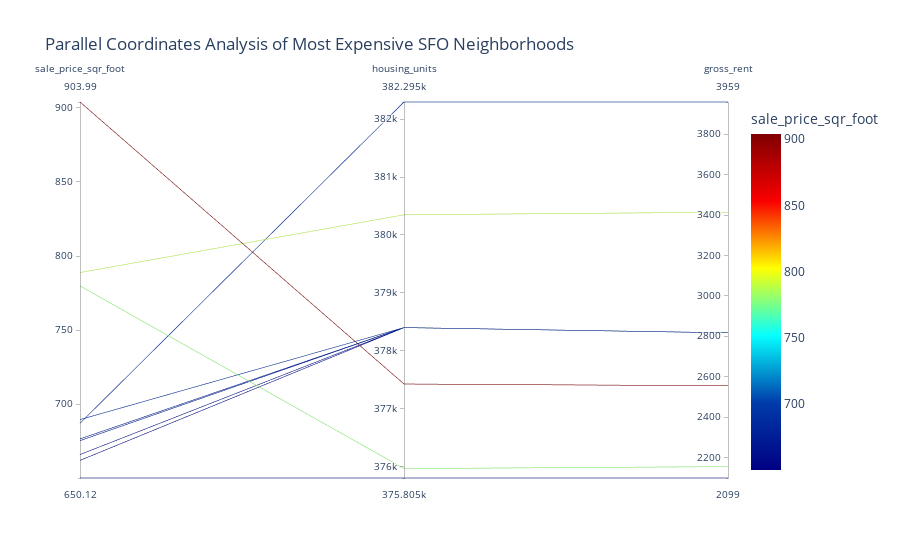

The cell this chart's notebook holds for it:
### Code cell
# Parallel Coordinates Plot
px.parallel_coordinates(
    expensive_sfo_data,
    color="sale_price_sqr_foot",
    color_continuous_scale=px.colors.sequential.Jet,
    title="Parallel Coordinates Analysis of Most Expensive SFO Neighborhoods"
)

### Figure 1 — Plotly figure (JSON) as saved in the notebook; plotly's stock layout.template omitted (floating-point values rounded to 4 significant figures)
{"data": [{"dimensions": [{"label": "sale_price_sqr_foot", "values": [904.0, 788.8, 779.8, 689.6, 687.1, 676.5, 675.4, 666.0, 662.0, 650.1]}, {"label": "housing_units", "values": [377400.0, 380348, 376000.0, 378401, 382295, 378401, 378401, 378401, 378401, 375805]}, {"label": "gross_rent", "values": [2555.0, 3414, 2155.0, 2817.0, 3959, 2817.0, 2817.0, 2817.0, 2817.0, 2099]}], "domain": {"x": [0, 1], "y": [0, 1]}, "line": {"color": [904.0, 788.8, 779.8, 689.6, 687.1, 676.5, 675.4, 666.0, 662.0, 650.1], "coloraxis": "coloraxis"}, "name": "", "type": "parcoords"}], "layout": {"autosize": true, "coloraxis": {"colorbar": {"title": {"text": "sale_price_sqr_foot"}}, "colorscale": [[0, "rgb(0,0,131)"], [0.2, "rgb(0,60,170)"], [0.4, "rgb(5,255,255)"], [0.6, "rgb(255,255,0)"], [0.8, "rgb(250,0,0)"], [1, "rgb(128,0,0)"]]}, "legend": {"tracegroupgap": 0}, "title": {"text": "Parallel Coordinates Analysis of Most Expensive SFO Neighborhoods"}}}
